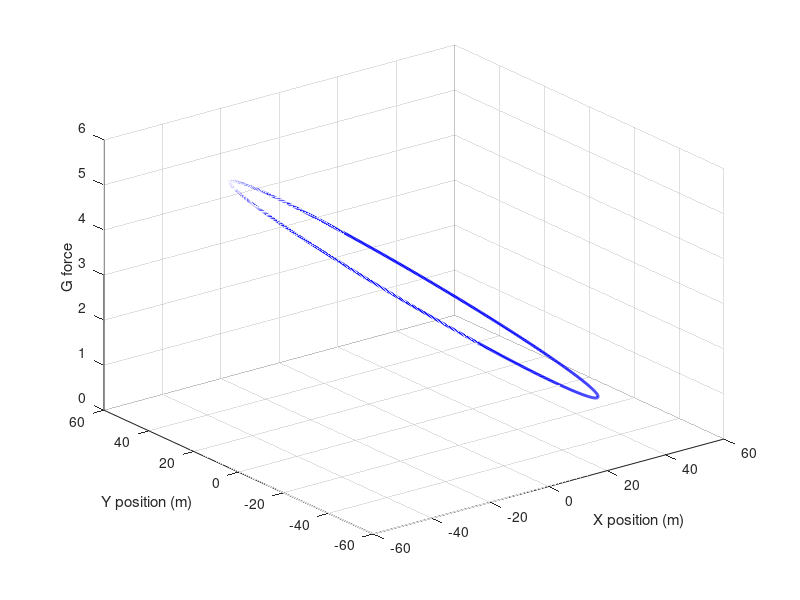
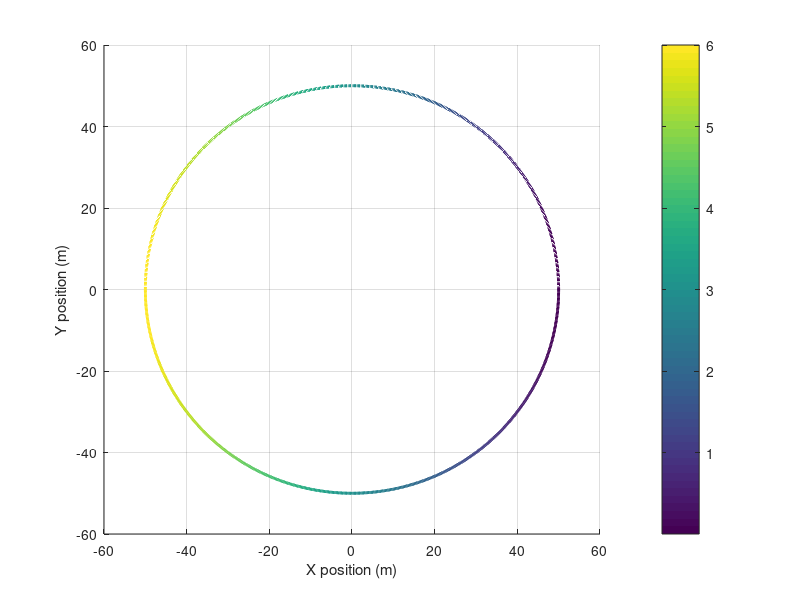
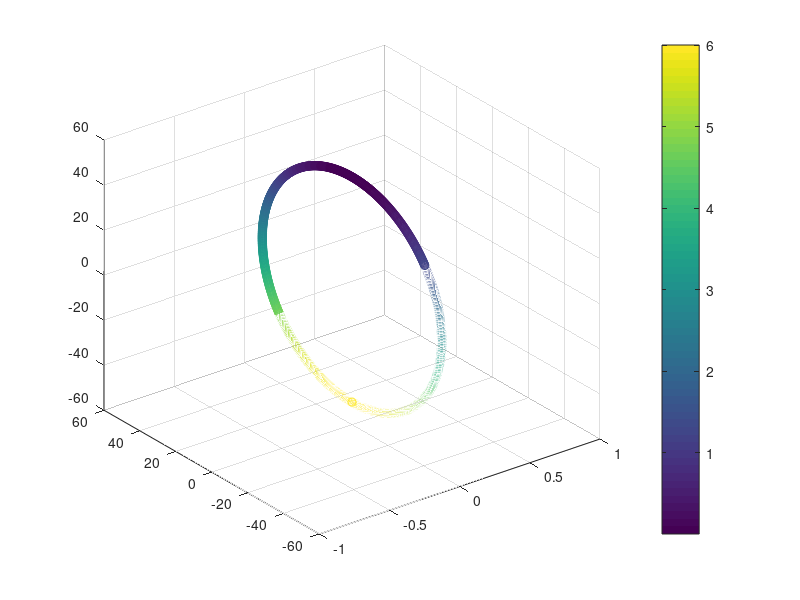

Recreate these plots in MATLAB, in order.
clc;
clear ;
close all;

%% LOOP 

%Variables
h0 = 125;
theta = linspace (-90,270,1000);
R = 50;
g = 9.81;
h = R*sind(theta) + R;

% G Force at different locations
G_top = (2*(h0-2*R)/(R)) -1;
G_angle = (2*(h0-R*sind(theta)-R)/(R))- sind(theta);
G_bot = (2*h0/R) +1;

%Velocity
V = sqrt(2*g*(h0-h));


% Loop diagram
x = R*sind(theta);
y = R*cosd(theta);

figure();
plot3(x,y,G_angle,"Color",'b','LineWidth',2);
xlabel('X position (m)');
ylabel('Y position (m)');
zlabel("G force");
grid on;


figure();
surf([x(:) x(:)], [y(:) y(:)], [G_angle(:) G_angle(:)], ...
    'FaceColor','none', ...
    'EdgeColor','interp', ...
    'LineWidth', 2);
view(2);
xlabel('X position (m)');
ylabel('Y position (m)');
colorbar;


z = R*sind(theta);
y = R*cosd(theta);
x=zeros(1,1000);
figure();
scatter3(x,y,z,[],G_angle)
colormap;
colorbar;
